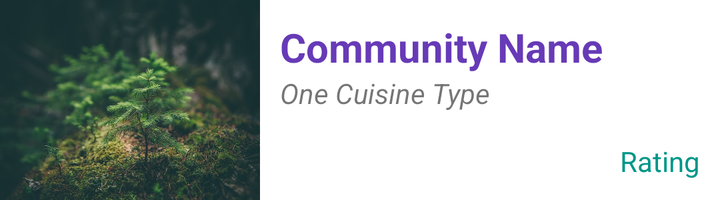
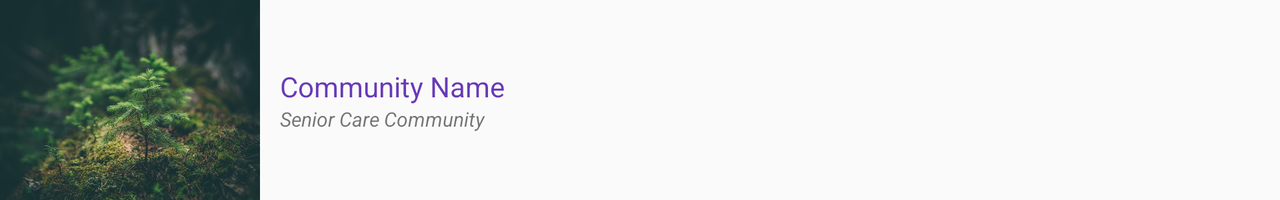

An Android layout and its configuration variant, each rendered on a device that would load it. The default file and the variant file are quoted in full after the pictures.
<!-- AndroidManifest.xml: application theme AppTheme -->
<!-- res/layout/community_list_item_drag.xml -->
<?xml version="1.0" encoding="utf-8"?>
<LinearLayout xmlns:android="http://schemas.android.com/apk/res/android"
android:orientation="horizontal"
android:layout_width="match_parent"
android:layout_height="wrap_content">

<RelativeLayout
    android:layout_width="wrap_content"
    android:layout_height="wrap_content">

    <ImageView
        android:layout_width="130dp"
        android:layout_height="100dp"
        android:id="@+id/communityImageView"
        android:src="@drawable/memory"
        android:scaleType="centerCrop"/>

    <ImageView
        android:id="@+id/dragIcon"
        android:layout_width="30dp"
        android:layout_height="30dp"
        android:layout_alignLeft="@id/communityImageView"
        android:layout_alignBottom="@id/communityImageView"
        android:gravity="bottom|left"
        android:src="@drawable/ic_reorder_white_24dp"/>

</RelativeLayout>

<LinearLayout
    android:orientation="vertical"
    android:layout_width="match_parent"
    android:background="#ffffff"
    android:layout_height="match_parent"
    android:padding="10dp">

    <TextView
        android:layout_width="wrap_content"
        android:layout_height="wrap_content"
        android:id="@+id/communityNameTextView"
        android:textSize="20dp"
        android:textStyle="bold"
        android:text="Community Name"
        android:textColor="@color/colorPrimary"/>

    <TextView
        android:layout_width="wrap_content"
        android:layout_height="wrap_content"
        android:text="One Cuisine Type"
        android:id="@+id/categoryTextView"
        android:layout_below="@+id/communityNameTextView"
        android:layout_alignParentLeft="true"
        android:layout_alignParentStart="true"
        android:textStyle="italic"/>

    <RelativeLayout
        android:layout_width="match_parent"
        android:layout_height="match_parent">

        <TextView
            android:layout_width="wrap_content"
            android:layout_height="wrap_content"
            android:text="Rating"
            android:id="@+id/ratingTextView"
            android:layout_alignParentBottom="true"
            android:layout_alignParentRight="true"
            android:textColor="@color/colorAccent"/>
    </RelativeLayout>
</LinearLayout>
</LinearLayout>
<!-- resources referenced by this layout -->
<resources>
  <color name="colorAccent">#009688</color>
  <color name="colorPrimary">#673AB7</color>
  <!-- drawable memory: jpg bitmap (drawable, 117536 bytes) -->
  <style name="AppTheme" parent="Theme.AppCompat.Light.DarkActionBar">
          <item name="colorPrimary">@color/colorPrimary</item>
          <item name="colorPrimaryDark">@color/colorPrimaryDark</item>
          <item name="colorAccent">@color/colorAccent</item>
      </style>
  <color name="colorPrimaryDark">#512DA8</color>
</resources>
<!-- res/layout-land/community_list_item_drag.xml (the repository's variant of the layout above) -->
<!-- drawn on the phone turned sideways -->
<?xml version="1.0" encoding="utf-8"?>
<LinearLayout xmlns:android="http://schemas.android.com/apk/res/android"
    android:orientation="horizontal"
    android:layout_width="match_parent"
    android:layout_height="wrap_content">

    <RelativeLayout xmlns:android="http://schemas.android.com/apk/res/android"
        android:layout_width="wrap_content"
        android:layout_height="wrap_content" >

        <ImageView
            android:layout_width="130dp"
            android:layout_height="100dp"
            android:id="@+id/communityImageView"
            android:src="@drawable/memory"
            android:scaleType="centerCrop"/>

        <ImageView
            android:id="@+id/dragIcon"
            android:layout_width="30dp"
            android:layout_height="30dp"
            android:layout_alignLeft="@id/communityImageView"
            android:layout_alignBottom="@id/communityImageView"
            android:gravity="bottom|left"
            android:src="@drawable/ic_reorder_white_24dp" />

    </RelativeLayout>

    <LinearLayout
        android:orientation="vertical"
        android:layout_width="match_parent"
        android:layout_height="match_parent"
        android:gravity="center_vertical"
        android:padding="10dp">

        <TextView
            android:layout_width="wrap_content"
            android:layout_height="wrap_content"
            android:id="@+id/communityNameTextView"
            android:textSize="14dp"
            android:text="Community Name"
            android:textColor="@color/colorPrimary"/>

        <TextView
            android:layout_width="wrap_content"
            android:layout_height="wrap_content"
            android:text="Senior Care Community"
            android:id="@+id/categoryTextView"
            android:textSize="10dp"
            android:layout_alignParentLeft="true"
            android:layout_alignParentStart="true"
            android:textStyle="italic"/>

        <TextView
            android:layout_width="wrap_content"
            android:layout_height="wrap_content"
            android:text="Rating"
            android:visibility="gone"
            android:id="@+id/ratingTextView"
            android:textColor="@color/colorAccent"/>
    </LinearLayout>
</LinearLayout>
